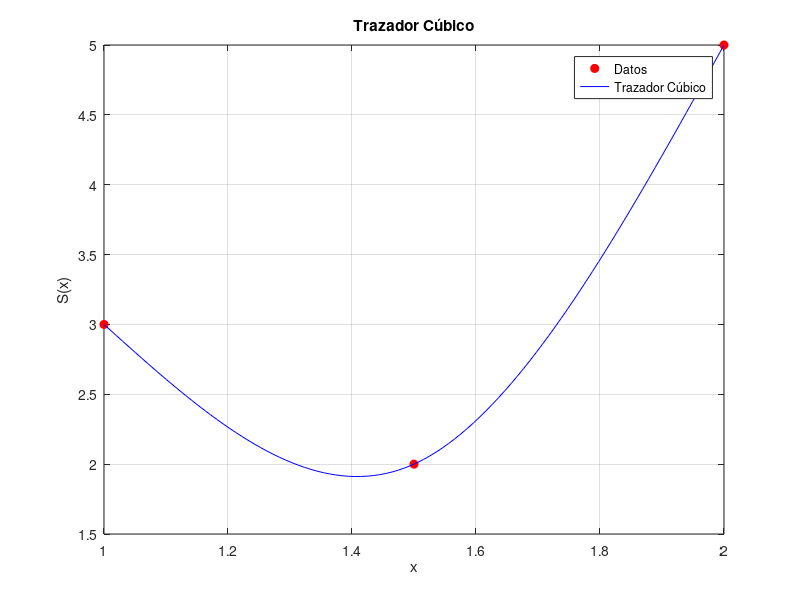

Write the MATLAB code that produced this figure.
% Datos
x = [1, 1.5, 2];
f = [3, 2, 5];

% Calcular h
h = diff(x);

% Sistema tridiagonal para C
n = length(x) - 1;
A = zeros(n+1, n+1);
b = zeros(n+1, 1);

% Coeficientes de la matriz tridiagonal
A(1,1) = 1; % C0 = 0, natural spline
A(n+1, n+1) = 1; % Cn = 0, natural spline

for j = 2:n
    A(j, j-1) = h(j-1);
    A(j, j) = 2 * (h(j-1) + h(j));
    A(j, j+1) = h(j);
    b(j) = 3 * ((f(j+1) - f(j)) / h(j) - (f(j) - f(j-1)) / h(j-1));
end

% Resolver sistema
C = A \ b;

% Calcular b_j y d_j
b = zeros(n, 1);
d = zeros(n, 1);

for j = 1:n
    b(j) = (f(j+1) - f(j)) / h(j) - h(j) * (2*C(j) + C(j+1)) / 3;
    d(j) = (C(j+1) - C(j)) / (3 * h(j));
end

% Coeficientes a_j son los valores de f(x_j)
a = f;

% Evaluar S(x) en x = 1.25
x_eval = 1.25;
if x_eval < x(2)
    j = 1;
else
    j = 2;
end

S_eval = a(j) + b(j)*(x_eval - x(j)) + C(j)*(x_eval - x(j))^2 + d(j)*(x_eval - x(j))^3;
disp(['S(1.25) = ', num2str(S_eval)]);

% Graficar S(x)
xx = linspace(x(1), x(3), 100);
yy = zeros(size(xx));

for k = 1:length(xx)
    if xx(k) < x(2)
        j = 1;
    else
        j = 2;
    end
    yy(k) = a(j) + b(j)*(xx(k) - x(j)) + C(j)*(xx(k) - x(j))^2 + d(j)*(xx(k) - x(j))^3;
end

plot(x, f, 'ro', 'MarkerFaceColor', 'r'); % puntos de datos
hold on;
plot(xx, yy, 'b-'); % spline
xlabel('x');
ylabel('S(x)');
title('Trazador Cúbico');
grid on;
legend('Datos', 'Trazador Cúbico');
hold off;

